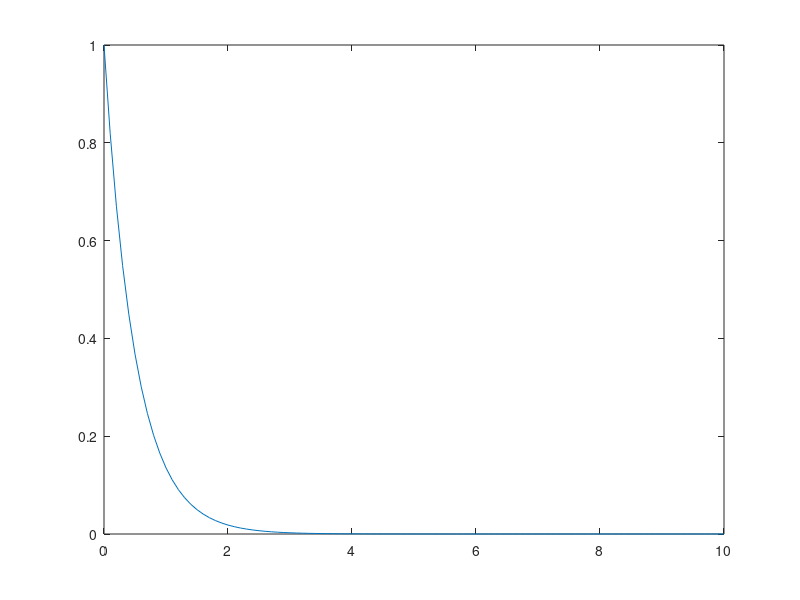
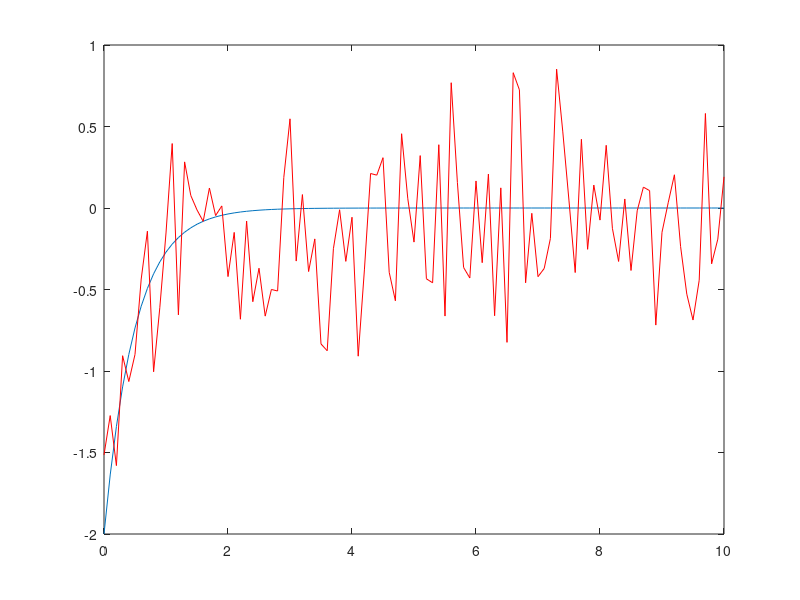

MATLAB code to generate these figures, in order:
clear
clc
close all


%%%%y = e^(-2x)


%%%dydx = -2e^(-2x)


x = 0:0.1:10;

y = exp(-2*x);

dydx_a = -2*exp(-2*x);


figure()
plot(x,y)


figure()
plot(x,dydx_a)

y_n = zeros(length(x),1);
dx = 0.1;
for ii = 1:length(x)
    x1 = x(ii);
    x2 = x1 + dx;
    y1 = exp(-2*x1)+rand*0.1;
    y2 = exp(-2*x2)+rand*0.1;
    y_n(ii) = (y2-y1)/dx;
end

hold on
plot(x,y_n,'r-')

%%%%Derivative at x = 5
x = 0.5;
a_sol = -2*exp(-2*x)

%%%Forward differencing
x1 = x;

x2 = x+dx;

y1 = exp(-2*x1);
y2 = exp(-2*x2);


n_sol = (y2-y1)/(dx)
